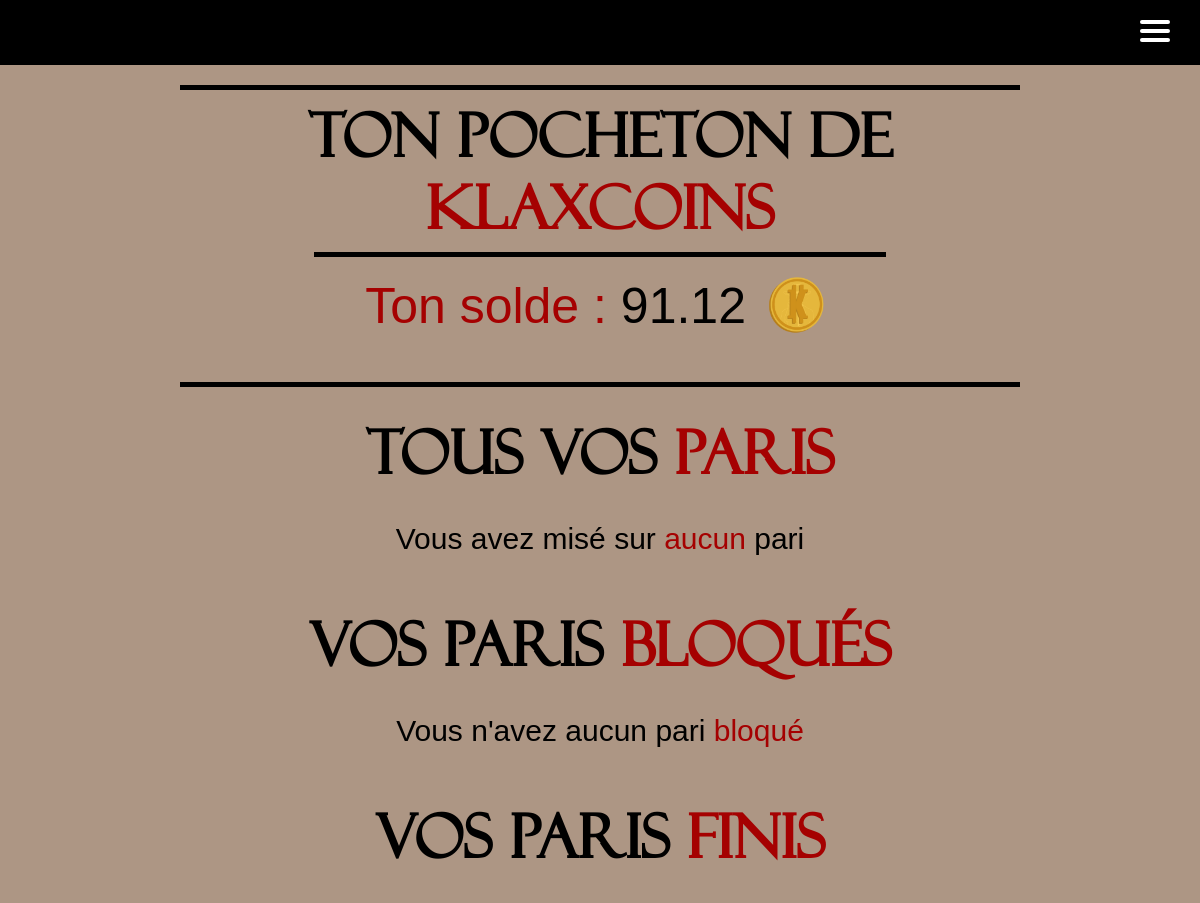
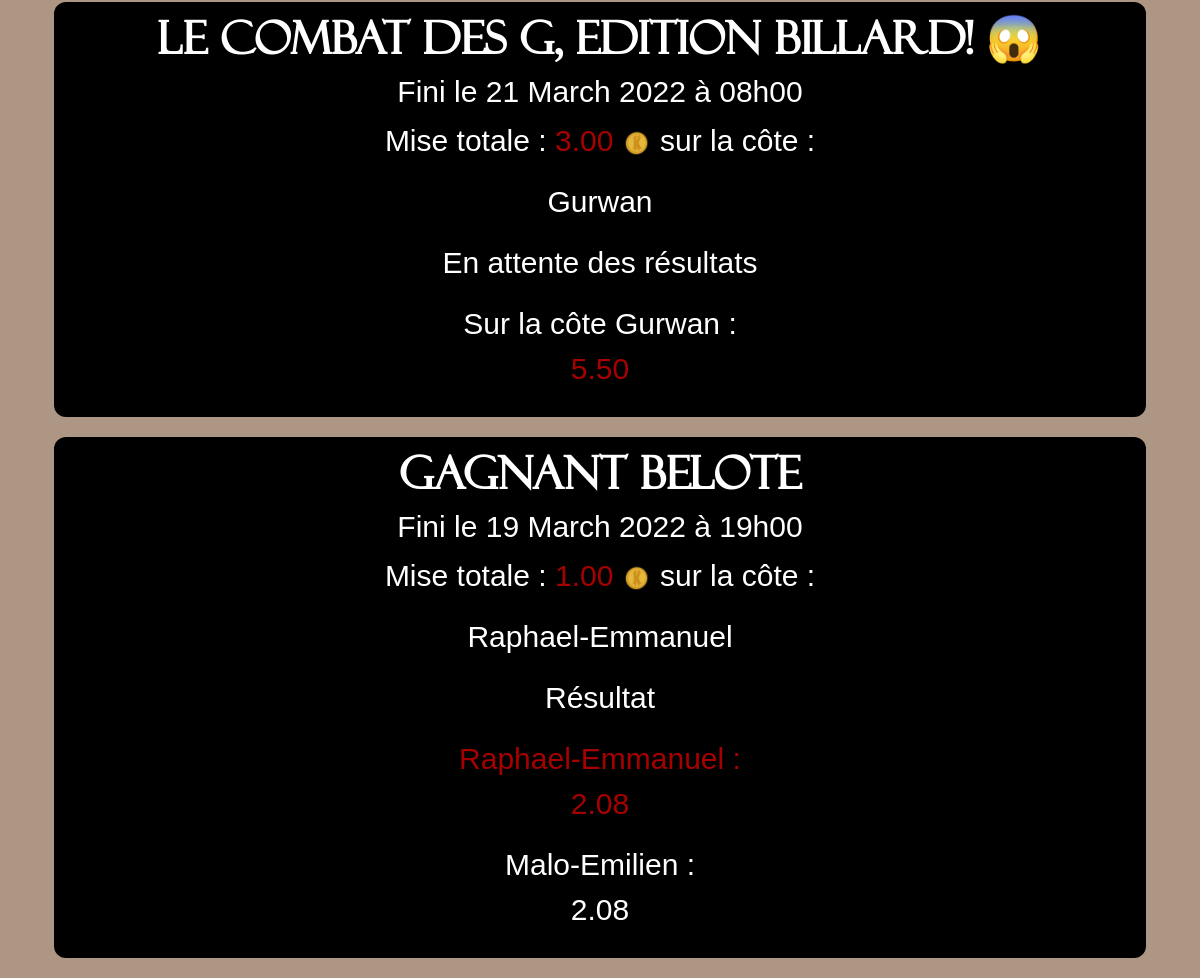
/home_betKlax/myBets/ (signed in), run on the app's committed database (2 pictures, top to bottom).
### main_app/models.py (models this page shows)
class User(AbstractUser):
    id = models.AutoField(primary_key=True, unique=True)
    first_name = models.CharField(max_length=30)
    last_name = models.CharField(max_length=30)
    username = models.CharField(max_length=20, unique=True)
    email = models.EmailField(unique=True, default="@enssat.fr")
    SECTOR = (
        ('INFO', 'Informatique'),
        ('PHOT', 'Photonique'),
        ('SNUM', 'Systèmes numériques'),
        ('IMR', 'IMR')
    )
    sector = models.CharField(max_length=4, choices=SECTOR, blank=True, help_text='Donne moi ta filière bro')
    created = models.DateTimeField(auto_now_add=True)
    updated = models.DateTimeField(auto_now=True)
    klax_coins = models.DecimalField(max_digits=12, decimal_places=2, default=100.00)
    activate = models.BooleanField(default=False)
    from_list = models.BooleanField(default=False)
    USERNAME_FIELD = 'email'
    REQUIRED_FIELDS = ['username']

class StoreBets(models.Model):
    bet_id = models.ForeignKey('Bets', on_delete=models.CASCADE)
    user_id = models.ForeignKey('User', on_delete=models.CASCADE)
    RESULT = (
        ('W', 'Win'),
        ('L', 'Lose')
    )
    result = models.CharField(max_length=1, choices=RESULT, blank=True, help_text='Which result for the bet')
    gains = models.DecimalField(max_digits=12, decimal_places=2, default=1.00)
    created = models.DateTimeField(auto_now_add=True)
    bet_rate = models.DecimalField(max_digits=4, decimal_places=2, default=1.00)
    blocked_bet = models.BooleanField(default=False)
    closed_bet = models.BooleanField(default=False)
    final_result = models.CharField(max_length=1, choices=RESULT, blank=False)

class Bets(models.Model):
    id = models.AutoField(primary_key=True, unique=True)
    bet_name = models.CharField(max_length=256, unique=True)
    win_rate = models.DecimalField(max_digits=4, decimal_places=2, default=2.00)
    win_vote = models.IntegerField(default=0)
    win_gains = models.DecimalField(max_digits=12, decimal_places=2, default=1.00)
    win_name = models.CharField(max_length=128, null=False, default="Oui")
    lose_rate = models.DecimalField(max_digits=4, decimal_places=2, default=2.00)
    lose_vote = models.IntegerField(default=0)
    lose_gains = models.DecimalField(max_digits=12, decimal_places=2, default=1.00)
    lose_name = models.CharField(max_length=128, null=False, default="Non")
    created = models.DateTimeField(auto_now_add=True)
    ended = models.DateTimeField(help_text='YYYY-MM-DD HH:MM:SS')
    visible = models.BooleanField(default=False)
    closed_bet = models.BooleanField(default=False)
    RESULT = (
        ('W', 'Win'),
        ('L', 'Lose')
    )
    result = models.CharField(max_length=1, choices=RESULT, blank=False)

### main_app/views.py (the view)
# urls.py: path("home_betKlax/myBets/", views.myBets, name="myBets"),
def myBets(request):
    try:
        finalizedBets = StoreBets.objects.filter(user_id_id=request.user.id, blocked_bet=True, closed_bet=False)
    except User.DoesNotExist:
        finalizedBets = None
    try:
        mybets = StoreBets.objects.filter(user_id_id=request.user.id, blocked_bet=False, closed_bet=False)
    except StoreBets.DoesNotExist:
        mybets = None
    try:
        user = User.objects.get(pk=request.user.id)
    except User.DoesNotExist:
        user = None
    try:
        myEndedBets = StoreBets.objects.filter(user_id_id=request.user.id, blocked_bet=True, closed_bet=True)
    except StoreBets.DoesNotExist:
        myEndedBets = None
    if user is not None:
        return render(request, 'bets/myBetKlax.html',
                      {'mybets': mybets, 'finalizedBets': finalizedBets, 'user': user, 'myEndedBets': myEndedBets})

### templates/bets/myBetKlax.html (shortened to what this page needs)
{% extends 'main.html' %}
{% block content %}
{% load static %}
{% load bootstrap5 %}
{% bootstrap_css %}
{% include 'nav.html' %}
{% if user %}
    <div class="container-fluid" id="wallet">
        <h1>Ton pocheton de <span>Klaxcoins</span></h1>
          {% if user.klax_coins > 0 %}
              <div>
                  <p><span>Ton solde : </span>{{ user.klax_coins }} <img class="img-fluid" height="75" width="75" src="{% static 'klax_or.png' %}" alt=""/></p>
              </div>
          {% else %}
              <div>
                <p><span>Time to soudoyer</span> car là tu n'as aucun <span id="yellow-span">klaxcoin</span> à parier (tema la bete de phrase)</p>
              </div>
          {% endif %}
    </div>
    <div class="container" id="betklax-pages">
        <h1 style="text-align: center; margin-top:20px">Tous vos <span>paris</span></h1><br>
        {% if mybets %}
            {%  for bet in mybets %}
                <div class="div-du-bet">
                    <h3>{{ bet.bet_id.bet_name }}</h3>
                    <h5>Fini le {{bet.bet_id.ended | date:"d"}} {{bet.bet_id.ended  | date:"F"}} {{bet.bet_id.ended  | date:"o"}} à {{bet.bet_id.ended | date:"H"}}h{{bet.bet_id.ended | date:"i"}}</h5>
                    <p>Mise totale : <span>{{ bet.gains }}</span> <img class="img-fluid" height="30" width="30" src="{% static 'klax_or.png' %}" alt=""/></p>
                    {% if bet.result == 'W' %}
                            <p>Sur la côte {{ bet.bet_id.win_name }} : <br> <span>{{ bet.bet_id.win_rate }}</span> </p>
                    {% else %}
                            <p>Sur la côte {{ bet.bet_id.lose_name }} : <br>    <span>{{ bet.bet_id.lose_rate }}</span> </p>
                    {% endif %}
                    <label for="mise"></label><input style="font-size: 20px; font-family: 'samuel', sans-serif;" placeholder="15" type="number" id="mise{{ bet.bet_id.id }}">
                    <br>
                    <a class="btn btn--main" id="btn-href-{{ bet.bet_id.id }}" href="{% url "addGains" id_bet=bet.bet_id.id gains=0 %}" onclick="addGains(this.id)" style="font-size: 25px; font-family: 'samuel', sans-serif; color:black; background-color: yellow; margin-bottom:10px; margin-top: 5px">
                        Ajouter des Klaxcoins sur le pari
                    </a>
                    <br>
                    {% if bet.result == 'W' %}
                        <a class="btn btn--main" style="font-size: 25px; font-family: 'samuel', sans-serif; background-color:rgb(165, 1, 1); color:white" href="{% url "finalizeBet" id_bet=bet.bet_id.id %}" id="finalizeBet{{ bet.bet_id.id }}">
                            Bloquer la cote à {{ bet.bet_id.win_rate }}
                        </a>
                    {% else %}
                        <a class="btn btn--main" style="font-size: 25px; font-family: 'samuel', sans-serif; background-color:rgb(165, 1, 1); color:white" href="{% url "finalizeBet" id_bet=bet.bet_id.id %}" id="finalizeBet{{ bet.bet_id.id }}">
                            Bloquer la cote à {{ bet.bet_id.lose_rate }}
                        </a>
                    {% endif %}
                </div>
            {% endfor %}
        {% else %}
            <h5 style="text-align: center;">Vous avez misé sur <span>aucun</span> pari</h5>
        {% endif %}
        <br>
        <h1 style="text-align: center; margin-top:20px"> Vos paris <span>bloqués</span> </h1> <br>
        <div class="container">
            {% if finalizedBets %}
                {% for bet in finalizedBets %}
                    <div class="div-du-bet">
                        <h3>{{ bet.bet_id.bet_name }}</h3>
                        <h5>Fini le {{bet.bet_id.ended | date:"d"}} {{bet.bet_id.ended  | date:"F"}} {{bet.bet_id.ended  | date:"o"}} à {{bet.bet_id.ended | date:"H"}}h{{bet.bet_id.ended | date:"i"}}</h5>
                        <p>Mise totale : <span>{{ bet.gains }} </span> <img class="img-fluid" height="30" width="30" src="{% static 'klax_or.png' %}" alt=""/></p>
                        {% if bet.result == 'W' %}
                                <p>Sur la côte {{ bet.bet_id.win_name }} : <br> <span>{{ bet.bet_rate }}</span> </p>
                        {% else %}
                                <p>Sur la côte {{ bet.bet_id.lose_name }} : <br> <span>{{ bet.bet_rate }}</span> </p>
                        {% endif %}
                    </div>
                {% endfor %}
            {% else %}
                <h5 style="text-align: center;">Vous n'avez aucun pari <span>bloqué</span></h5>
            {% endif %}
        </div>
        <br>
        <h1 style="text-align: center; margin-top:20px"> Vos paris <span>finis</span> </h1> <br>
        <div class="container">
            {% if myEndedBets %}
                {% for bet in myEndedBets %}
                    <div class="div-du-bet">
                        <h3>{{ bet.bet_id.bet_name }}</h3>
                        <h5>Fini le {{bet.bet_id.ended | date:"d"}} {{bet.bet_id.ended  | date:"F"}} {{bet.bet_id.ended  | date:"o"}} à {{bet.bet_id.ended | date:"H"}}h{{bet.bet_id.ended | date:"i"}}</h5>
                        <p>Mise totale : <span>{{ bet.gains }} </span> <img class="img-fluid" height="30" width="30" src="{% static 'klax_or.png' %}" alt=""/> sur la côte :</p>
                        {% if bet.result == 'W' %}
                            <p>{{ bet.bet_id.win_name }}</p>
                        {% else %}
                            <p>{{ bet.bet_id.lose_name }}</p>
                        {% endif %}
                        {% if not bet.final_result %}
                            <p>En attente des résultats</p>
                            {% if bet.result == 'W' %}
                                <p>Sur la côte {{ bet.bet_id.win_name }} : <br> <span>{{ bet.bet_rate }}</span> </p>
                            {% else %}
                                <p>Sur la côte {{ bet.bet_id.lose_name }} : <br> <span>{{ bet.bet_rate }}</span> </p>
                            {% endif %}
                        {% else %}
                            <p>Résultat</p>
                            {% if bet.bet_id.result == 'W' %}
                                <p><span>{{ bet.bet_id.win_name }} : <br> {{ bet.bet_rate }}</span> </p>
                                <p>{{ bet.bet_id.lose_name }} : <br> {{ bet.bet_rate }} </p>
                            {% else %}
                                <p>{{ bet.bet_id.win_name }} : <br> {{ bet.bet_id.win_rate }} </p>
                                <p><span>{{ bet.bet_id.lose_name }} : <br> {{ bet.bet_id.lose_rate }}</span> </p>
                            {% endif %}
                        {% endif %}
                    </div>
                {% endfor %}
            {% else %}
                <h5 style="text-align: center;">Vous n'avez aucun bet <span>terminé</span></h5>
            {% endif %}
        </div>
    </div>
{% endif %}
{% endblock %}

### static/styles/style.css (style rules this page uses)
body { background-color: #ad9684; color: black; }
* { cursor:url(https://i.ibb.co/2Whsx1h/klaxicon-5.png) 25 15, auto; }
#wallet { font-size: 60px; text-align: center; color: black; font-weight:normal; font-style:normal; padding-top: 10px; padding-bottom: 10px; margin: 20px auto 30px; width: 70%; border-top: 5px solid black; border-bottom: 5px solid black; }
#wallet h1 { font-size: 60px; text-align: center; font-family: 'Felixti', Arial, sans-serif; font-weight: bold; }
#wallet p { font-size: 50px; text-align: center; font-family: 'LinBiolinum', Arial, sans-serif; color: black; font-weight:normal; margin-bottom: 10px; font-style:normal; padding-top: 10px; padding-bottom: 10px; margin-left: auto; margin-right: auto; width: 70%; border-top: 5px solid black; }
#wallet span { color: rgb(165, 1, 1); }
#wallet img { margin-bottom: 10px; }
#betklax-pages { margin-top: 20px; }
#betklax-pages h1 { font-size: 60px; text-align: center; font-family: 'Felixti', Arial, sans-serif; font-weight: bold; }
#betklax-pages h3 { font-size: 45px; text-align: center; font-family: 'Felixti', Arial, sans-serif; font-weight: bold; }
#betklax-pages h5 { font-size: 30px; text-align: center; font-family: 'LinBiolinum', Arial, sans-serif; }
#betklax-pages p { font-size: 30px; text-align: center; font-family: 'LinBiolinum', sans-serif; }
#betklax-pages span { color: rgb(165, 1, 1); }
.div-du-bet { text-align: center; background-color: black; padding: 10px; border-radius: 12px; justify-content: center; margin-bottom: 20px; color:white; }
.div-du-bet h3 { font-size: 25px; }

### data on the page
User: klax_coins "91.12"
StoreBets: bet_id.bet_name "Le combat des G, Edition billard! 😱", bet_id.ended "21", bet_id.ended "March", bet_id.ended "2022", bet_id.ended "08", bet_id.ended "00", gains "3.00", bet_id.lose_name "Gurwan", bet_rate "5.50"
StoreBets: bet_id.bet_name "Gagnant Belote", bet_id.ended "19", bet_id.ended "March", bet_id.ended "2022", bet_id.ended "00", gains "1.00", bet_id.win_name "Raphael-Emmanuel", bet_rate "2.08", bet_id.lose_name "Malo-Emilien"
